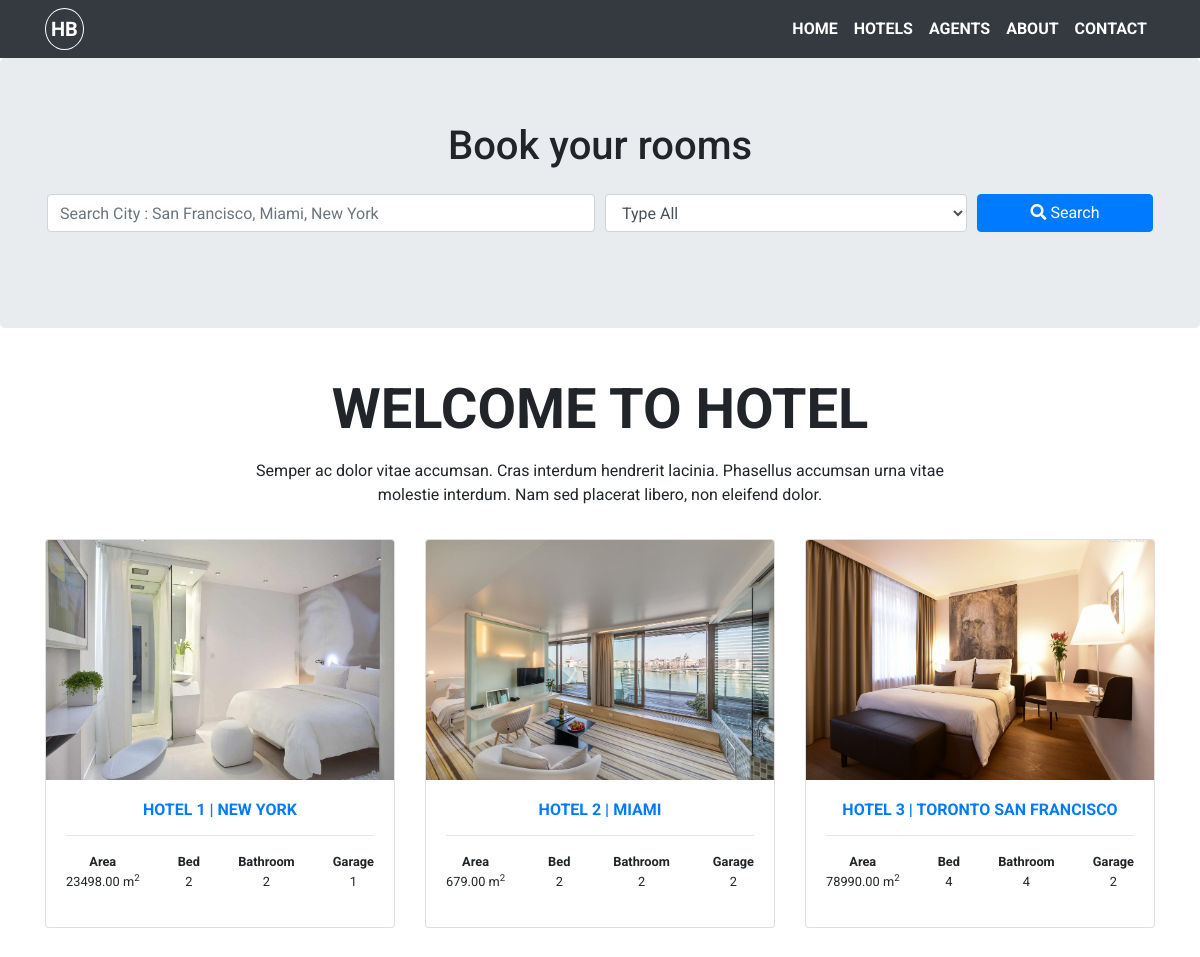
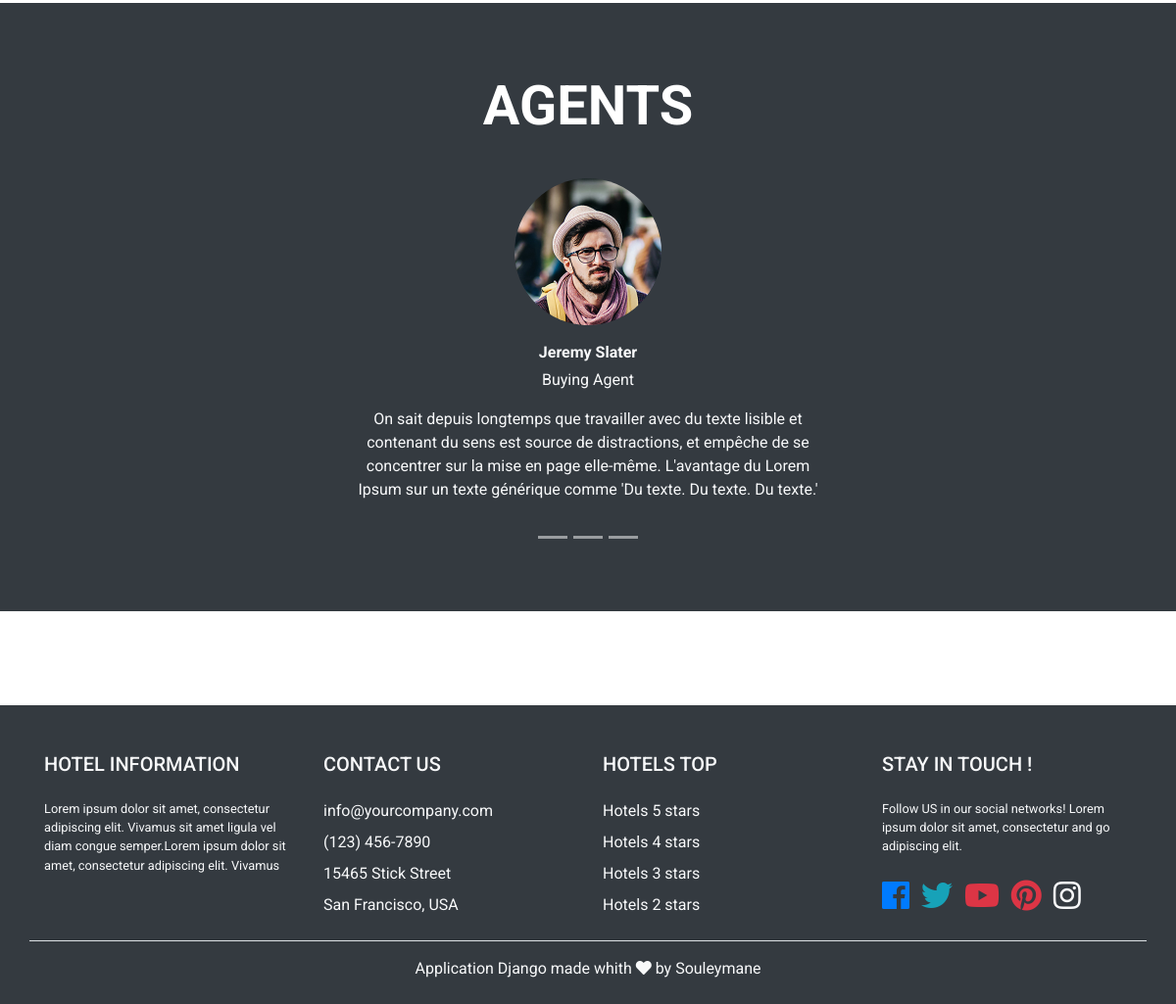
The page / on the database its author committed (2 pictures, top to bottom).
### hotel/models.py (models this page shows, shortened)
class Hotel(models.Model):
    name = models.CharField(max_length=200)
    type = models.CharField(choices=type, max_length=50)
    price = models.PositiveIntegerField()
    area = models.DecimalField(max_digits=8, decimal_places=2)
    bedroom = models.PositiveIntegerField()
    bathroom = models.PositiveIntegerField()
    garage = models.PositiveIntegerField()
    category = models.ForeignKey(Category, on_delete=models.CASCADE)
    location = models.CharField(max_length=100, blank=True, null=True)
    description = models.TextField(blank=True, null=True)
    photo_main = models.ImageField(upload_to="photos")
    photo_1 = models.ImageField(upload_to="photos", blank=True, null=True)
    photo_2 = models.ImageField(upload_to="photos", blank=True, null=True)
    photo_3 = models.ImageField(upload_to="photos", blank=True, null=True)
    photo_4 = models.ImageField(upload_to="photos", blank=True, null=True)
    photo_5 = models.ImageField(upload_to="photos", blank=True, null=True)
    photo_6 = models.ImageField(upload_to="photos", blank=True, null=True)
    created = models.DateTimeField(auto_now_add=True)
    updated = models.DateTimeField(auto_now=True)

### agents/models.py (models this page shows, shortened)
class Agents(models.Model):
    name = models.CharField(max_length=100)
    type = models.CharField(max_length=50, choices=type)
    phone = models.CharField(max_length=100)
    email = models.EmailField()
    description = models.TextField()
    image = models.ImageField(upload_to="photos")
    created = models.DateTimeField(auto_now_add=True)
    update = models.DateTimeField(auto_now=True)
    class Meta:
        verbose_name_plural = "Agents"

### hotel/views.py (the view)
# urls.py: path('', views.home, name="home"),
def home(request):
    hotels = Hotel.objects.all()[:3]
    agents = Agents.objects.all()[:3]
    context = {'hotels': hotels, 'agents': agents, 'type': type}
    return render(request, "hotel/index.html", context)

### hotel/templates/hotel/index.html (shortened to what this page needs)
{% extends 'layout/base.html' %}
{% block content %}
    {% include 'partials/module_search.html' %}
    <section class="mt-5 mb-3">
        <div class="container">
            <div class="row">
                <div class="col-8 mx-auto text-center">
                    <h2 class="display-4 font-weight-bold text-uppercase mb-3">Welcome to hotel</h2>
                    <p>Semper ac dolor vitae accumsan. Cras interdum hendrerit lacinia. Phasellus accumsan urna vitae molestie interdum. Nam sed placerat libero, non eleifend dolor.</p>
                </div>
            </div>
        </div>
    </section>
    <section class="my-3">
        <div class="container">
            <div class="row">
                {% for hotel in hotels %}
                <div class="col-lg-4 mb-3">
                    <div class="card">
                        <a href="{% url 'hotel:hotel-detail' hotel.id %}"><img src="{{ hotel.photo_main.url }}" class="card-img-top" width="100%" height="240"></a>
                        <div class="card-body text-center">
                            <h1 class="h6 text-center font-weight-bold text-uppercase"><a href="{% url 'hotel:hotel-detail' hotel.id %}">{{ hotel.name }} | {{ hotel.location }}</a></h1>
                           <hr>
                            <ul class="list-inline d-flex justify-content-between">
                                <li class="list-inline-item small"><strong>Area</strong><br/>{{ hotel.area }} m<sup>2</sup></li>
                                <li class="list-inline-item small"><strong>Bed</strong><br/>{{ hotel.bedroom }}</li>
                                <li class="list-inline-item small"><strong>Bathroom</strong><br/>{{ hotel.bedroom }}</li>
                                <li class="list-inline-item small"><strong>Garage</strong><br/>{{ hotel.garage }}</li>
                            </ul>
                        </div>
                    </div>
                </div>
                {% endfor %}
            </div>
        </div>
    </section>
    <section class="p-5 customers bg-dark">
        <div class="container-fluid">
            <div class="row text-white text-center">
                <div class="col m-4">
                     <h4 class="display-4 font-weight-bold text-uppercase mb-3">Agents</h4>
                </div>
            </div>
            <div class="row">
                <div class="col-md-6 mx-auto">
                    <div class="carousel slide" data-ride="carousel" id="customer-carousel">
                        <ol class="carousel-indicators">
                            <li data-target="#customer-carousel" data-slide-to="0"></li>
                            <li data-target="#customer-carousel" data-slide-to="1"></li>
                            <li data-target="#customer-carousel" data-slide-to="2"></li>
                        </ol>
                        <div class="carousel-inner" role="listbox">
                            {% for agent in agents %}
                                <div class="carousel-item text-center text-light mb-5 {% if forloop.first %} active{% endif %}">
                                    <img src="{{ agent.image.url }}" class="img-fluid rounded-circle mb-3" width="150">
                                    <p class="font-weight-bold mb-1">{{ agent.name }}</p>
                                    <p class="gg">{{ agent.type }}</p>
                                    <p class="px-3">{{ agent.description }}</p>
                                </div>
                            {% endfor %}
                        </div>
                    </div>
                </div>
            </div>
        </div>
    </section>
{% endblock content %}

### templates/layout/base.html (shortened to what this page needs)
<html lang="en">
{% load static %}
<head>
  <link rel="stylesheet" href="https://maxcdn.bootstrapcdn.com/bootstrap/4.3.1/css/bootstrap.min.css">
    <link rel="stylesheet" href="https://use.fontawesome.com/releases/v5.0.9/css/all.css">
    <link href='https://api.mapbox.com/mapbox-gl-js/v1.4.1/mapbox-gl.css' rel='stylesheet'/>
    <link rel="stylesheet" href="{% static 'css/style.css' %}">
    <link rel=stylesheet" href="{% static 'css/lightbox.min.css' %}">
</head>
<body>
    {% include 'partials/header.html' %}
    {% block content %}
    {% endblock content %}
    {% include 'partials/footer.html' %}
<link rel='stylesheet' href='https://api.mapbox.com/mapbox-gl-js/plugins/mapbox-gl-geocoder/v4.4.2/mapbox-gl-geocoder.css' type='text/css' />
</body>
</html>

### templates/partials/header.html (shortened to what this page needs)
<header>
    <div class="navbar navbar-expand-lg">
        <div class="container">
            <a href="{% url 'hotel:home' %}" class="navbar-brand">HB</a>
            <nav class="collapse navbar-collapse justify-content-end" id="myNavbar">
                <ul class="navbar-nav">
                    <li class="nav-item">
                        <a href="{% url 'hotel:home' %}" class="nav-link">Home</a>
                    </li>
                     <li class="nav-item">
                        <a href="{% url 'hotel:hotel-list' %}" class="nav-link">Hotels</a>
                    </li>
                     <li class="nav-item">
                        <a href="{% url 'agents:agent-list' %}" class="nav-link">Agents</a>
                    </li>
                     <li class="nav-item">
                        <a href="{% url 'pages:about' %}" class="nav-link">About</a>
                    </li>
                     <li class="nav-item">
                        <a href="{% url 'pages:send_mail' %}" class="nav-link">Contact</a>
                    </li>
                </ul>
            </nav>
        </div>
    </div>
</header>

### templates/partials/module_search.html (shortened to what this page needs)
<section class="jumbotron mb-2">
        <div class="container">
            <div class="row">
                <div class="col-12">
                    <h1 class="display-5 text-center mb-4">Book your rooms</h1>
                </div>
            </div>
            <div class="row">
                <div class="col-12">
                    <form method="get" action="{% url 'hotel:search' %}">
                        <div class="form-row">
                            <div class="col-md-6 form-group">
                                <input type="search" class="form-control" name="location" placeholder="Search City : San Francisco, Miami, New York">
                            </div>
                            <div class="col-md-4 form-group">
                                <select name="type_choice" class="form-control">
                                    <option selected="true" disabled="disabled">Type All</option>
                                </select>
                            </div>
                            <div class="col-md-2 form-group">
                                <button type="submit" class="btn btn-primary btn-block"><i class="fa fa-search"></i> Search</button>
                            </div>
                        </div>
                    </form>
                </div>
            </div>
        </div>
    </section>

### templates/partials/footer.html
<footer class="pt-5 pb-2 bg-dark text-light">
    <div class="container">
        <div class="row">
            <div class="col-lg-3 col-sm-6">
                <h3 class="h5 mb-4 text-uppercase">Hotel Information</h3>
                <p class="small">Lorem ipsum dolor sit amet, consectetur adipiscing elit. Vivamus sit amet ligula vel diam congue semper.Lorem ipsum dolor sit amet, consectetur adipiscing elit. Vivamus</p>
            </div>
            <div class="col-lg-3 col-sm-6">
                <h3 class="h5 mb-4 text-uppercase">Contact Us</h3>
                <ul class="list-unstyled">
                    <li class="mb-2">
                        info@yourcompany.com
                    </li>
                    <li class="mb-2">
                        (123) 456-7890
                    </li>
                    <li class="mb-2">
                        15465 Stick Street
                    </li>
                    <li>
                        San Francisco, USA
                    </li>
                </ul>
            </div>
            <div class="col-lg-3 col-sm-6">
                <h3 class="h5 mb-4 text-uppercase">Hotels Top</h3>
                <ul class="list-unstyled">
                    <li class="mb-2">
                        Hotels 5 stars
                    </li>
                    <li class="mb-2">
                        Hotels 4 stars
                    </li>
                    <li class="mb-2">
                        Hotels 3 stars
                    </li>
                    <li>
                        Hotels 2 stars
                    </li>
                </ul>
            </div>
            <div class="col-lg-3 col-sm-6">
                <h3 class="h5 mb-4 text-uppercase">Stay in Touch !</h3>
                <p class="small mb-4">Follow US in our social networks! Lorem ipsum dolor sit amet, consectetur and go adipiscing elit.</p>
                <ul class="list-inline">
                    <li class="list-inline-item">
                        <a href="#"><i class="fab fa-facebook text-primary fa-2x"></i></a>
                    </li>
                    <li class="list-inline-item">
                        <a href="#"><i class="fab fa-twitter text-info fa-2x"></i></a>
                    </li>
                    <li class="list-inline-item">
                        <a href="#"><i class="fab fa-youtube text-danger fa-2x"></i></a>
                    </li>
                    <li class="list-inline-item">
                        <a href="#"><i class="fab text-danger fa-pinterest fa-2x"></i></a>
                    </li>
                    <li class="list-inline-item">
                        <a href="#"><i class="fab fa-instagram text-light fa-2x"></i></a>
                    </li>
                </ul>
            </div>
        </div>
        <div class="row mt-2">
            <div class="col text-center pt-3 border-top">
                <p>Application Django made whith <i class="fa fa-heart"></i> by Souleymane</p>
            </div>
        </div>
    </div>
</footer>

### pages/static/css/style.css (style rules this page uses)
body { background: #fff; font-family: 'Roboto', sans-serif; }
header { background: #343a40!important; }
.navbar-brand { border: 1px solid #fff!important; padding: 5px; border-radius: 50%; }
.navbar-brand, .navbar-nav .nav-item .nav-link { text-transform: uppercase; font-weight: bold; color: #fff; }

### rows shown on the page
Hotel: photo_main (picture), name "HOTEL 1", location "NEW YORK", area "23498.00", bedroom "2", garage "1"
Hotel: photo_main (picture), name "HOTEL 2", location "MIAMI", area "679.00", bedroom "2", garage "2"
Hotel: photo_main (picture), name "HOTEL 3", location "TORONTO SAN FRANCISCO", area "78990.00", bedroom "4", garage "2"
Agents: image (picture), name "Jeremy Slater", type "Buying Agent", description "On sait depuis longtemps que travailler avec du texte lisible et contenant du sens est source de distractions, et empêche de se concentrer sur la mise en page elle-même. L'avantage du Lorem Ipsum sur un texte générique comme 'Du texte. Du texte. Du texte.'"
